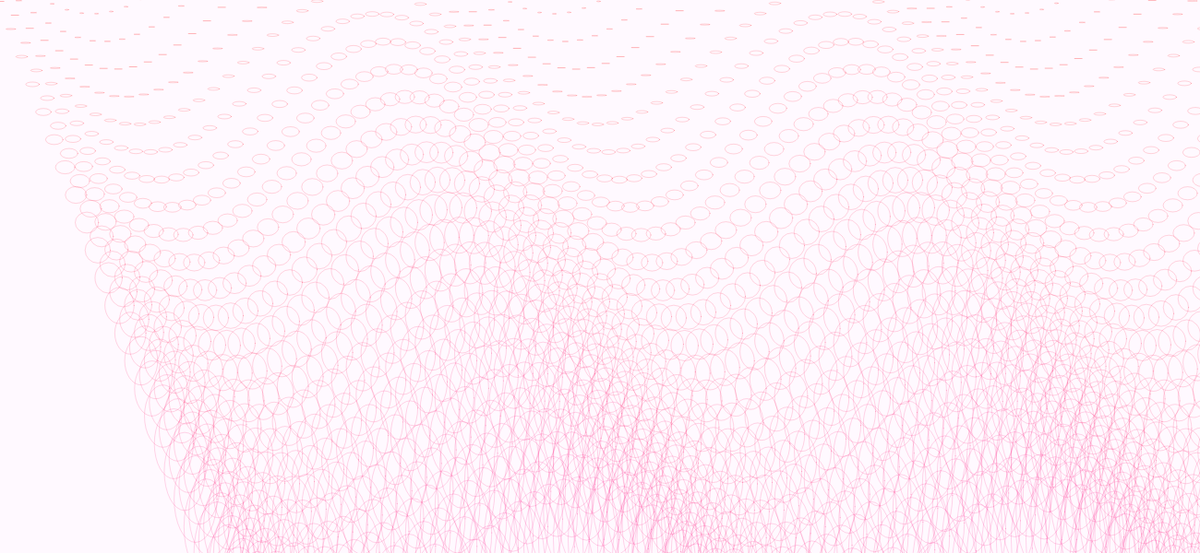
Frame 1 (no input)
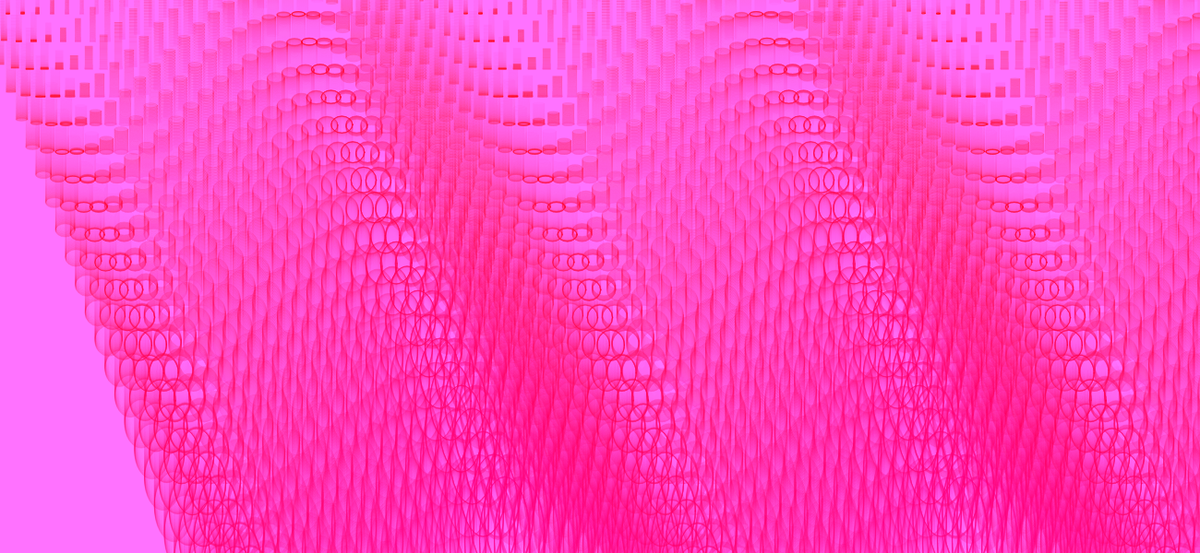
Frame 60 (no input)
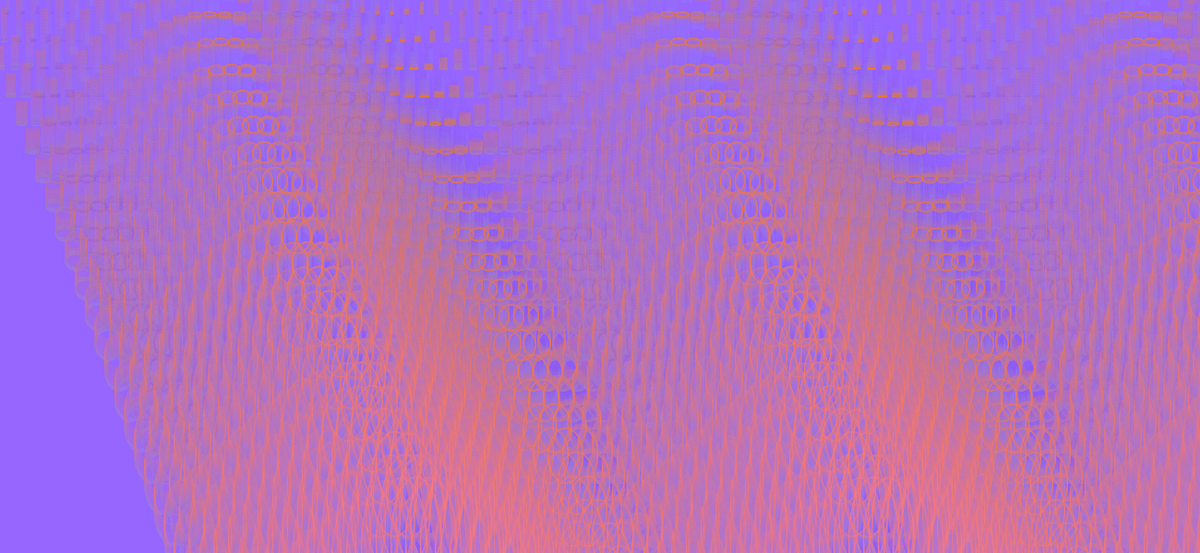
Frame 120 (the mouse pressed at the canvas centre since frame 60)

The p5.js sketch that drew these frames (run headless with seeded random() and noise() and a simulated clock; from frame 60 on, the mouse is pressed at the canvas centre):

// p5.js sketch
// ── sketch.js
var xSpace = 16 ;
var w ;
var A = 0.0;
var amp = 75.0 ;
var per = 500.0;
var dx ;
var yVal ;


function setup() {
  createCanvas(1300,600);
  w = width+16;
  dx = (TWO_PI/per)*xSpace
  yVal = new Array(floor(w/xSpace))
  
  
  
}

function draw() {
  var c = map (mouseY,0,height,0,255)
  background(255-c,100,255,10);
  calWave();
  renderWave();
}

function calWave(){
  A += 0.02;
   var x = A ;
    for (var i = 0  ; i <yVal.length; i++){
      yVal[i] = sin(x)*amp ;
      x+=dx
    }
}

function renderWave() {
  
   noFill()
   for (var i =-90 ; i <680 ; i+=30){
     var b = map (i,0,width,0,255)
     var c = map (mouseY,0,height,0,255)
  stroke(255,c,b,40);
     var a = map (i,-90,width,1,50)
       for (var x =0 ; x <yVal.length ; x++){
         ellipse(x*xSpace+b*2, i + yVal[x],2*a,a/4*i*0.03)
       }
     
   }
}
// ── Wave.js
function wave(){
  
}
